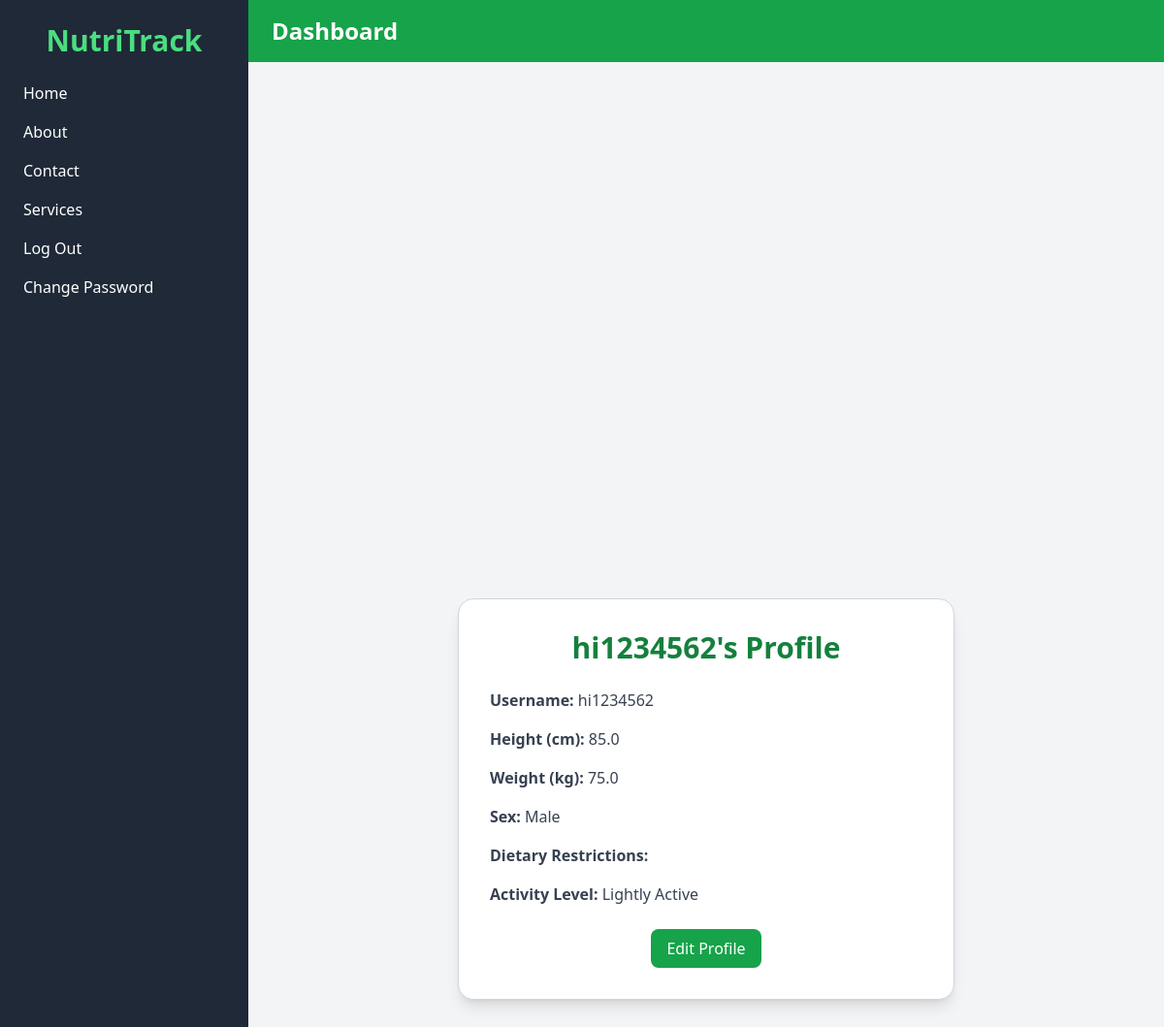
The page /profiles/view/ (signed in) on the database its author committed.
### profiles/models.py (models this page shows, shortened)
class UserProfile(models.Model):
    user = models.OneToOneField(User, on_delete=models.CASCADE)
    SEX_CHOICES = [
        ('M', 'Male'),
        ('F', 'Female'),
    ]
    sex = models.CharField(max_length=1, choices=SEX_CHOICES, null=True, blank=True)
    height_cm = models.FloatField(
        null=True, blank=True,
        validators=[MinValueValidator(0.0)]
    )
    weight_kg = models.FloatField(
        null=True, blank=True,
        validators=[MinValueValidator(0.0)]
    )
    DIETARY_RESTRICTIONS_CHOICES = [
        ('vegetarian', 'Vegetarian'),
        ('allergic_to_seafood', 'Allergic to Seafood'),
        ('peanuts', 'Allergic to Peanuts'),
        ('lactose_intolerant', 'Lactose Intolerant'),
    ]
    dietary_restrictions = models.TextField(
        blank=True,
        help_text="Comma‑separated dietary restrictions"
    )
    ACTIVITY_LEVEL_CHOICES = [
        ('sedentary', 'Sedentary'),
        ('lightly_active', 'Lightly Active'),
        ('moderately_active', 'Moderately Active'),
        ('very_active', 'Very Active'),
        ('super_active', 'Super Active'),
    ]
    activity_level = models.CharField(
        max_length=50,
        choices=ACTIVITY_LEVEL_CHOICES,
        null=True, blank=True
    )

### profiles/views.py (the view)
# urls.py: path('view/', views.view_profile, name='profiles.view_profile'),  # URL for viewing profile
@login_required
def view_profile(request):
    profile, created = UserProfile.objects.get_or_create(user=request.user)
    return render(request, 'profiles/view_profile.html', {'profile': profile})

### profiles/templates/profiles/view_profile.html (shortened to what this page needs)
{% extends "profiles/base.html" %}
{% block body %}
{% load static %}
<div class="flex items-center justify-center min-h-screen bg-gray-100 px-4">
    <div class="w-full max-w-lg bg-white rounded-2xl shadow-lg p-8 border border-gray-300">
        <h1 class="text-3xl font-bold text-center text-green-700 mb-6">{{ profile.user.username }}'s Profile</h1>
        <div class="space-y-4 text-gray-700">
            <p><strong>Username:</strong> {{ profile.user.username }}</p>
            <p><strong>Height (cm):</strong> {{ profile.height_cm }}</p>
            <p><strong>Weight (kg):</strong> {{ profile.weight_kg }}</p>
            <p><strong>Sex:</strong> {{ profile.get_sex_display }}</p>
            <p><strong>Dietary Restrictions:</strong> {{ profile.dietary_restrictions }}</p>
            <p><strong>Activity Level:</strong> {{ profile.get_activity_level_display }}</p>
        </div>
        <div class="mt-6 text-center">
            <a href="{% url 'profiles.edit_profile' %}"
                class="inline-block py-2 px-4 bg-green-600 text-white rounded-lg hover:bg-green-700 transition duration-200">
                Edit Profile
            </a>
        </div>
    </div>
</div>
{% endblock %}

### rows shown on the page
UserProfile: user.username "hi1234562", height_cm "85.0", weight_kg "75.0", sex "Male", activity_level "Lightly Active"
